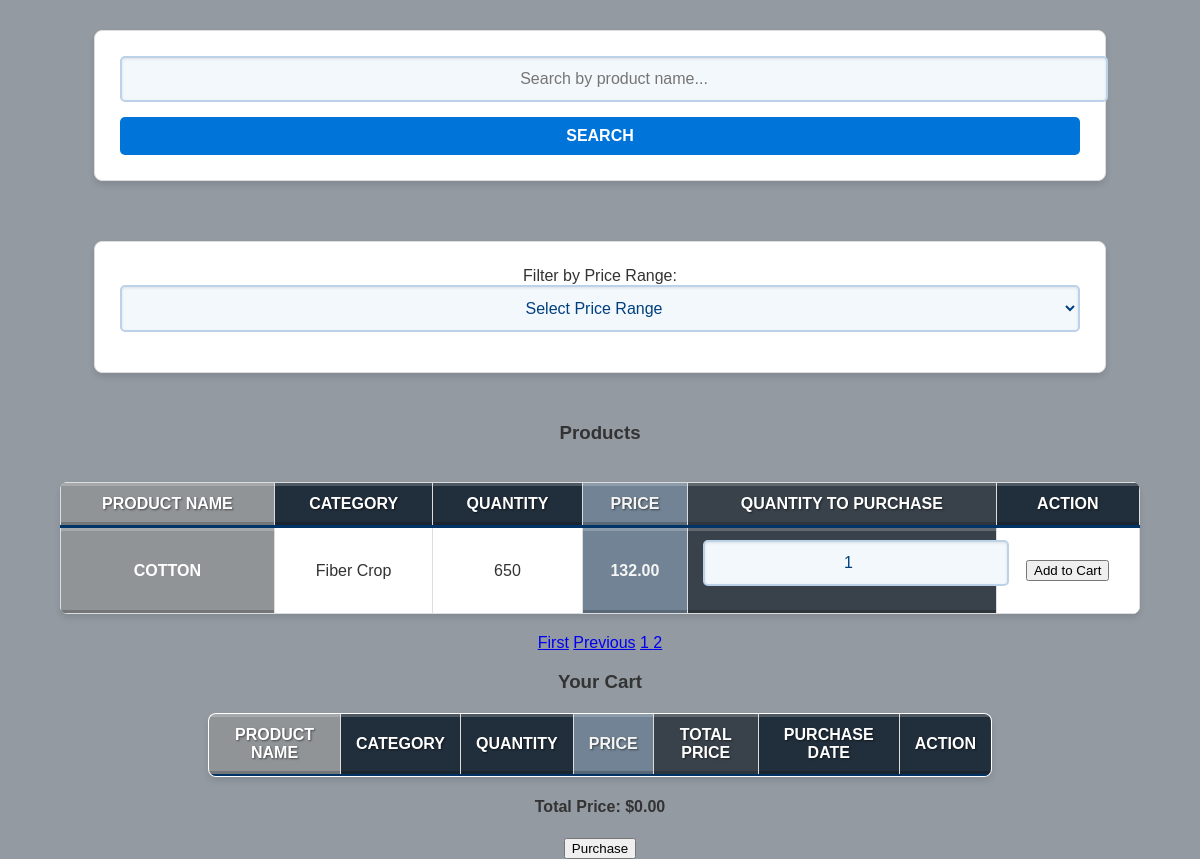
The page /consumer_db/index.php?page=2 on the database its author committed.
### tables this page shows
CREATE TABLE `product_info` (
  `id` int(11) NOT NULL,
  `product_id` int(11) NOT NULL,
  `quantity` int(11) NOT NULL,
  `new_price` decimal(10,2) DEFAULT NULL,
  `old_price` decimal(10,2) DEFAULT NULL,
  `production_cost` decimal(10,2) NOT NULL,
  `production_date` date NOT NULL,
  `expiration_date` date NOT NULL
);

CREATE TABLE `product` (
  `product_id` int(11) NOT NULL,
  `product_name` varchar(100) DEFAULT NULL,
  `category` varchar(100) DEFAULT NULL,
  `seasonality` varchar(50) DEFAULT NULL
);

### consumer_db/index.php (the view, shortened to what this page needs)
<?php
include('../config/connect.php');
$productsPerPage = 5;
$page = isset($_GET['page']) ? (int)$_GET['page'] : 1;
$page = $page > 0 ? $page : 1;
$startFrom = ($page - 1) * $productsPerPage;
$searchTerm = isset($_GET['search']) ? $_GET['search'] : '';
$sql = "SELECT
            pi.id,
            p.product_id,
            p.product_name,
            p.category,
            pi.quantity,
            pi.new_price,
            pi.old_price,
            pi.production_date,
            pi.expiration_date
        FROM
            PRODUCT p
        INNER JOIN
            product_info pi ON p.product_id = pi.product_id";
$sql .= " ORDER BY p.product_id LIMIT $startFrom, $productsPerPage";
$result = $conn->query($sql);
$totalResult = $conn->query("SELECT COUNT(*) AS total FROM PRODUCT p INNER JOIN product_info pi ON p.product_id = pi.product_id WHERE p.product_name LIKE '%" . $conn->real_escape_string($searchTerm) . "%'");
$totalRow = $totalResult->fetch_assoc();
$totalProducts = $totalRow['total'];
$totalPages = ceil($totalProducts / $productsPerPage);
?>
<!DOCTYPE html>
<html lang="en">
<head>
  <link rel="stylesheet" href="../product_db/product_info_style.css">
</head>
<body>
  <form method="GET" action="" id="searchForm">
    <input type="text" name="search" placeholder="Search by product name..." value="<?= isset($_GET['search']) ? htmlspecialchars($_GET['search']) : '' ?>" />
    <button type="submit">Search</button>
  </form>
  <form method="GET" action="" id="priceRangeForm">
    <label for="price_range">Filter by Price Range:</label>
    <select name="price_range" id="price_range" onchange="this.form.submit()">
      <option value="">Select Price Range</option>
    </select>
  </form>
  <h3>Products</h3>
  <table class="product-table">
    <thead>
      <tr>
        <th>Product Name</th>
        <th>Category</th>
        <th>Quantity</th>
        <th>Price</th>
        <th>Quantity to Purchase</th>
        <th>Action</th>
      </tr>
    </thead>
    <tbody>
      <?php while ($row = $result->fetch_assoc()): ?>
        <tr id="product_row_<?= $row['product_id'] ?>">
          <td><?= htmlspecialchars($row['product_name']) ?></td>
          <td><?= htmlspecialchars($row['category']) ?></td>
          <td class="product-quantity"><?= htmlspecialchars($row['quantity']) ?></td>
          <td><?= (is_null($row['new_price']) ? "NULL" : htmlspecialchars($row['new_price'])) ?></td>
          <td>
            <input type="number" id="quantity_<?= $row['product_id'] ?>" min="1" max="<?= $row['quantity'] ?>" value="1" />
          </td>
          <td>
            <?php if ($row['quantity'] > 0): ?>
              <button class="add-to-cart-btn" onclick="addToCart(<?= $row['product_id'] ?>, '<?= addslashes($row['product_name']) ?>', '<?= addslashes($row['category']) ?>', <?= $row['new_price'] ?>)">Add to Cart</button>
            <?php else: ?>
              <button class="demand-btn" onclick="demandProduct(<?= $row['product_id'] ?>)">Demand</button>
            <?php endif; ?>
          </td>
        </tr>
      <?php endwhile; ?>
    </tbody>
  </table>
  <div>
    <div class="pagination">
      <?php if ($page > 1): ?>
        <a href="?page=1<?php echo isset($_GET['search']) ? '&search=' . urlencode($_GET['search']) : ''; ?>">First</a>
        <a href="?page=<?php echo $page - 1; ?><?php echo isset($_GET['search']) ? '&search=' . urlencode($_GET['search']) : ''; ?>">Previous</a>
      <?php endif; ?>
      <?php for ($i = 1; $i <= $totalPages; $i++): ?>
        <a href="?page=<?php echo $i; ?><?php echo isset($_GET['search']) ? '&search=' . urlencode($_GET['search']) : ''; ?>" <?php if ($i == $page) echo 'class="active"'; ?>>
          <?php echo $i; ?>
        </a>
      <?php endfor; ?>
    </div>
    <h3>Your Cart</h3>
    <table border="1" id="cartTable">
      <thead>
        <tr>
          <th>Product Name</th>
          <th>Category</th>
          <th>Quantity</th>
          <th>Price</th>
          <th>Total Price</th>
          <th>Purchase Date</th>
          <th>Action</th>
        </tr>
      </thead>
    </table>
    <h4 id="totalPrice">Total Price: $0.00</h4>
    <button onclick="purchaseItems()">Purchase</button>
</body>
</html>

### product_db/product_info_style.css (style rules this page uses)
body { font-family: 'Arial', sans-serif; background-color: #939aa2; color: #333; margin: 0; padding: 0; display: flex; flex-direction: column; align-items: center; justify-content: center; min-height: 100vh; text-align: center; }
form { width: 80%; margin: 30px auto; padding: 25px; background-color: #fff; border: 1px solid #ddd; border-radius: 8px; box-shadow: 0 4px 6px rgba(0, 0, 0, 0.1); }
input[type="text"], input[type="number"], input[type="date"], select { width: 100%; padding: 12px; margin-bottom: 15px; font-size: 1rem; color: #004080; background-color: #f3f8fc; border: 2px solid #bcd2e8; border-radius: 5px; transition: all 0.3s ease; box-shadow: inset 0 1px 3px rgba(0, 0, 0, 0.1); text-align: center; }
form button { width: 100%; padding: 10px 15px; font-size: 1rem; font-weight: bold; text-transform: uppercase; color: #fff; background-color: #0074d9; border: none; border-radius: 5px; cursor: pointer; transition: background-color 0.3s ease; }
table { width: 90%; margin: 20px auto; border-collapse: collapse; overflow: hidden; border-radius: 8px; box-shadow: 0 4px 6px rgba(0, 0, 0, 0.1); background-color: #fff; }
table th, table td { padding: 12px; text-align: center; border: 1px solid #ddd; font-size: 1rem; }
table th { background-color: #212e3b; color: #fff; font-weight: bold; text-transform: uppercase; padding: 12px 15px; border-bottom: 3px solid #003366; box-shadow: inset 0 -3px 0 rgba(0, 0, 0, 0.2), inset 0 3px 0 rgba(255, 255, 255, 0.2); text-shadow: 1px 1px 2px rgba(0, 0, 0, 0.5); transition: all 0.3s ease; }
table tr td:nth-child(4), table tr th:nth-child(4) { background-color: #718394; font-weight: bold; color: #f5f5f5; text-transform: uppercase; padding: 12px 15px; box-shadow: inset 0 -3px 0 rgba(0, 0, 0, 0.2), inset 0 3px 0 rgba(255, 255, 255, 0.2); transition: all 0.3s ease; }
table tr td:nth-child(1), table tr th:nth-child(1) { background-color: #919497; font-weight: bold; color: #ffffff; text-transform: uppercase; padding: 12px 15px; box-shadow: inset 0 -3px 0 rgba(0, 0, 0, 0.2), inset 0 3px 0 rgba(255, 255, 255, 0.2); transition: all 0.3s ease; }
table tr td:nth-child(5), table tr th:nth-child(5) { background-color: #39424b; font-weight: bold; color: #ffffff; text-transform: uppercase; padding: 12px 15px; box-shadow: inset 0 -3px 0 rgba(0, 0, 0, 0.2), inset 0 3px 0 rgba(255, 255, 255, 0.2); transition: all 0.3s ease; }

### rows shown on the page
product_info: product.product_name "COTTON", product.category "Fiber Crop", quantity "650", new_price "132.00"
